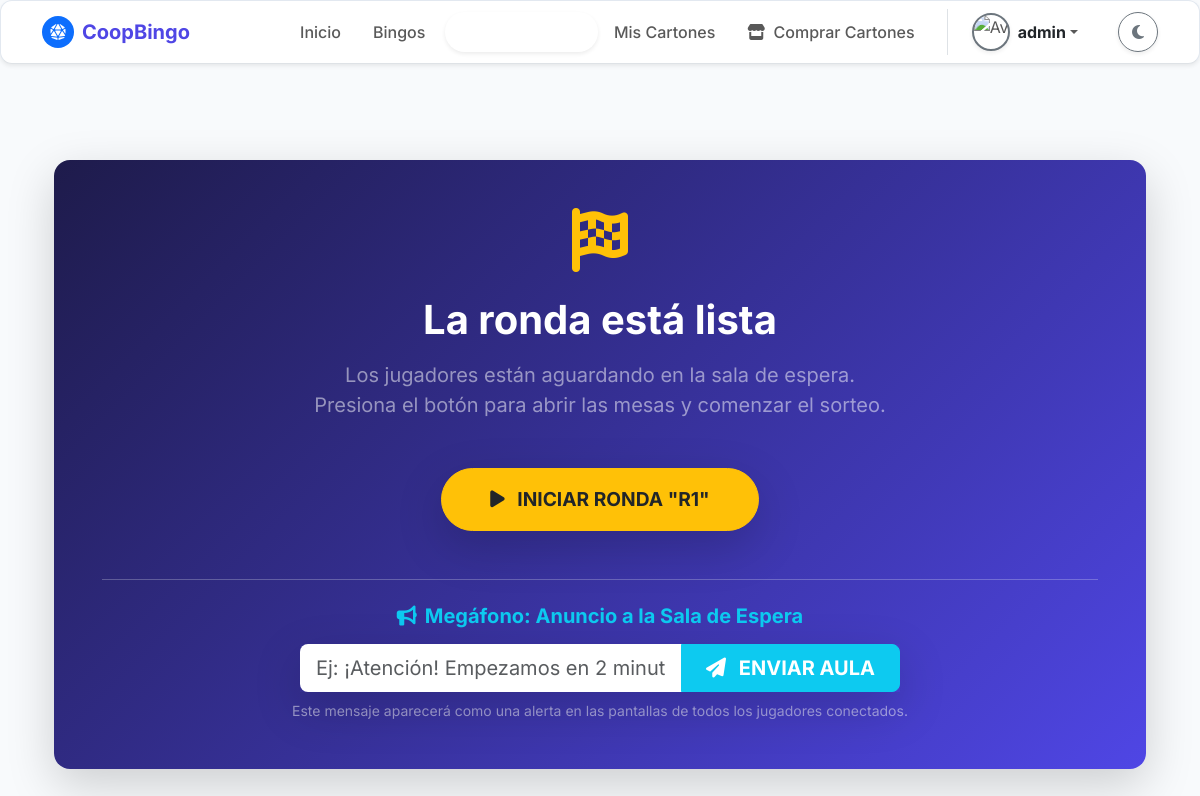
The app's page /juego/admin/tablero/7/ (signed in), older data.
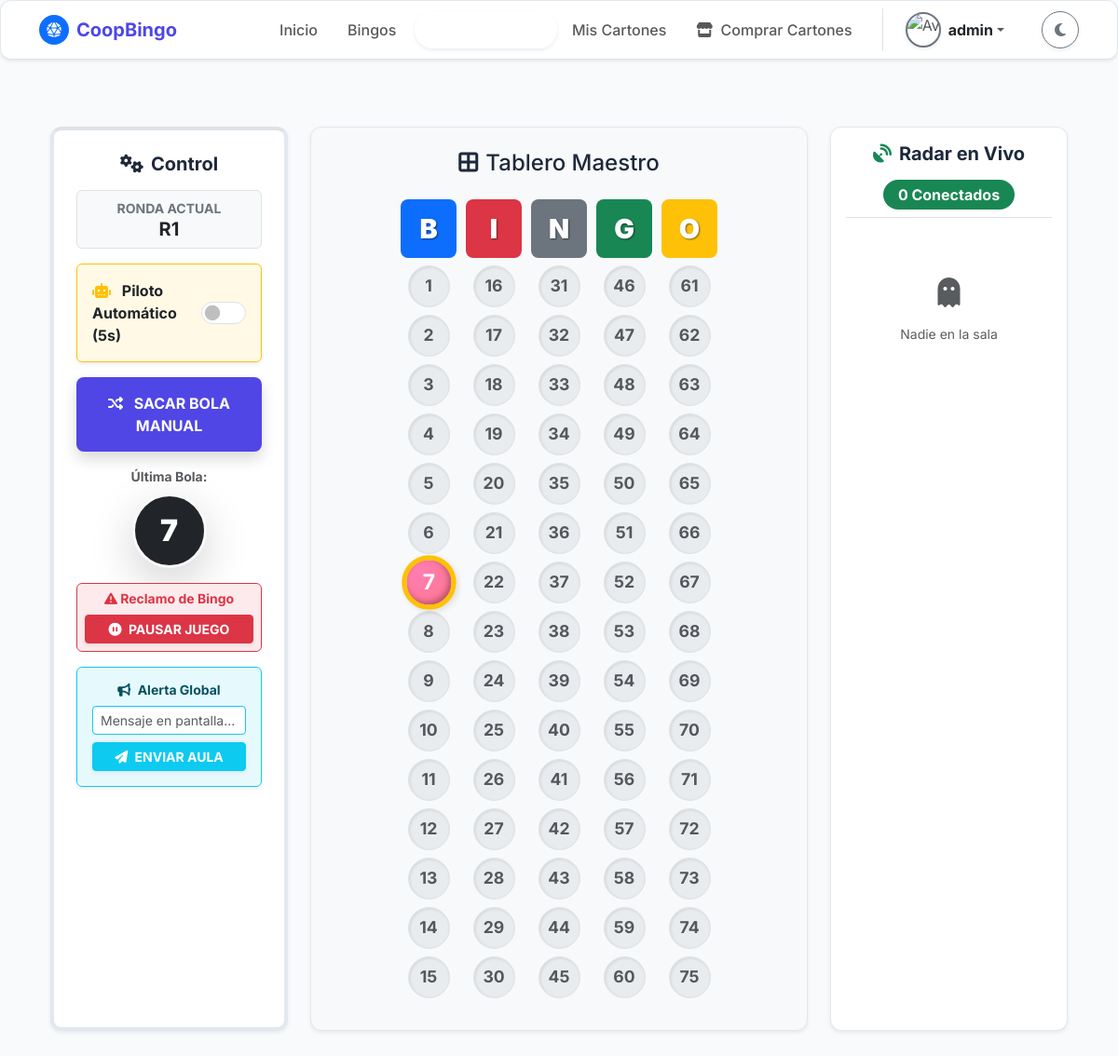
The same page, newer data.
### bingo/models.py (models this page shows, shortened)
class PartidaBingo(models.Model):
    ESTADO_PARTIDA_CHOICES = [
        ('Programada', 'Programada'),
        ('En Juego', 'En Juego'),
        ('Verificando', 'Verificando'),
        ('Desempate', 'Desempate'),
        ('Finalizada', 'Finalizada'),
    ]
    idpartidabingo = models.AutoField(primary_key=True)
    idbingo = models.ForeignKey(
        'Bingo',
        on_delete=models.PROTECT,
        db_column='idbingo',
        verbose_name="Evento de Bingo"
    )
    idjugadororganador = models.ForeignKey(
        'Jugador',
        on_delete=models.SET_NULL,
        null=True,
        blank=True,
        db_column='idjugadororganador',
        verbose_name="Jugador Organizador / Ganador"
    )
    nombreronda = models.CharField(
        max_length=100,
        verbose_name="Nombre de la Ronda"
    )
    valorefectivo = models.DecimalField(
        max_digits=10,
        decimal_places=2,
        validators=[MinValueValidator(Decimal('0.00'))],
        verbose_name="Premio en Efectivo"
    )
    valorpremio = models.DecimalField(
        max_digits=10,
        decimal_places=2,
        default=Decimal('0.00'),
        validators=[MinValueValidator(Decimal('0.00'))],
        verbose_name="Premio en Efectivo (Alias)"
    )
    premiomaterial = models.CharField(
        max_length=150,
        verbose_name="Premio Material"
    )
    estadopartida = models.CharField(
        max_length=20,
        choices=ESTADO_PARTIDA_CHOICES,
        default='Programada',
        verbose_name="Estado de la Partida"
    )
    bolascantadas = models.TextField(
        default='',
        verbose_name="Historial de Bolas Cantadas"
    )
    ultimabola = models.IntegerField(
        default=0,
        verbose_name="Última Bola Cantada"
    )
    haydesempate = models.BooleanField(
        null=True,
        blank=True,
        verbose_name="¿Hubo Desempate?"
    )
    idbingadores = models.TextField(
        null=True,
        blank=True,
        verbose_name="IDs de los Ganadores"
    )
    bolamayordesempate = models.IntegerField(
        null=True,
        blank=True,
        verbose_name="Bola Mayor (Desempate)"
    )
    horainicio = models.DateTimeField(
        verbose_name="Hora de Inicio"
    )
    horainiciopartida = models.DateTimeField(
        null=True,
        blank=True,
        verbose_name="Hora de Inicio de la Partida"
    )
    modalidad_victoria = models.CharField(
        max_length=50,
        default='Tabla Llena',
        verbose_name="Modalidad de Victoria"
    )
    estadopremiomaterial = models.CharField(
        max_length=20,
        default='Ninguno',
        verbose_name="Estado del Premio Material"
    )
    sorteodesempate = models.JSONField(
        default=dict,
        blank=True,
        null=True,
        verbose_name="Sorteo de Desempate"
    )
    horafin = models.DateTimeField(
        null=True,
        blank=True,
        verbose_name="Hora de Finalización"
    )
    @property
    def valorpremio_alias(self):
        return self.valorpremio
    @property
    def valorpremio(self):
        if self.valorefectivo is not None:
            try:
                return Decimal(self.valorefectivo)
            except (TypeError, ValueError, InvalidOperation):
                return self.valorefectivo
        if hasattr(self, '_valorpremio') and self._valorpremio is not None:
            try:
                return Decimal(self._valorpremio)
            except (TypeError, ValueError, InvalidOperation):
                return self._valorpremio
        return Decimal('0.00')
    @valorpremio.setter
    def valorpremio(self, value):
        try:
            self.valorefectivo = Decimal(value)
        except (TypeError, ValueError, InvalidOperation):
            self.valorefectivo = value
        try:
            self._valorpremio = Decimal(value)
        except (TypeError, ValueError, InvalidOperation):
            self._valorpremio = value
    @property
    def horainiciopartida_alias(self):
        return self.horainiciopartida or self.horainicio
    class Meta:
        db_table = 'PartidaBingo'
        verbose_name = 'Partida de Bingo'
        verbose_name_plural = 'Partidas de Bingo'

### bingo/views.py (the view, shortened to what this page needs)
@login_required
def tablero_admin(request, id_partida):
    if not request.user.is_staff:
        messages.error(
            request, "Acceso denegado. Zona exclusiva de administración.")
        return redirect('inicio')
    partida = get_object_or_404(PartidaBingo, idpartidabingo=id_partida)
    bolas_str = (partida.bolascantadas or '').replace('B', '').replace(
        'I', '').replace('N', '').replace('G', '').replace('O', '')
    bolas_llamadas = [int(b.strip())
                      for b in bolas_str.split(',') if b.strip().isdigit()]
    tablero_maestro = {
        'B': {'rango': range(1, 16),  'color': 'primary'},
        'I': {'rango': range(16, 31), 'color': 'danger'},
        'N': {'rango': range(31, 46), 'color': 'secondary'},
        'G': {'rango': range(46, 61), 'color': 'success'},
        'O': {'rango': range(61, 76), 'color': 'warning'},
    }
    jugadores_en_sala = Jugador.objects.filter(
        sesionjuego__idpartida=partida,
        sesionjuego__estadosesion='Activa',
    ).distinct().order_by('aliasjugador')
    contexto = {
        'partida': partida,
        'bolas_llamadas': bolas_llamadas,
        'tablero_maestro': tablero_maestro,
        'jugadores_en_sala': jugadores_en_sala,
    }
    return render(request, 'partida/tablero_admin.html', contexto)

### bingo/templates/partida/tablero_admin.html (shortened to what the changed rows need)
{% extends 'comunes/base.html' %}
{% load static %}
{% block extra_css %}
<link rel="stylesheet" href="{% static 'css/animaciones.css' %}">
{% endblock %}
{% block content %}
{% if partida.estadopartida == 'Programada' %}
<div class="container mt-5">
    <div class="card shadow-lg border-0 rounded-4 mb-4" style="background: linear-gradient(135deg, #1E1B4B 0%, #4F46E5 100%);">
        <div class="card-body text-white text-center p-5">
            <div class="mb-4">
                <i class="fas fa-flag-checkered fa-4x text-warning"></i>
            </div>
            <h1 class="fw-bold mb-3">La ronda está lista</h1>
            <p class="fs-5 text-white-50 mb-5">
                Los jugadores están aguardando en la sala de espera.<br>
                Presiona el botón para abrir las mesas y comenzar el sorteo.
            </p>
            <form method="post" action="{% url 'tablero_admin' partida.idpartidabingo %}">
                <button type="submit" class="btn btn-warning btn-lg fw-bold px-5 py-3 shadow-lg rounded-pill text-dark" style="font-size: 1.2rem;">
                    <i class="fas fa-play me-2"></i> INICIAR RONDA "{{ partida.nombreronda|upper }}"
                </button>
            </form>
            <div class="mt-5 pt-4 border-top border-light border-opacity-25 animate__animated animate__fadeInUp">
                <h5 class="text-info fw-bold mb-3"><i class="fas fa-bullhorn me-2"></i>Megáfono: Anuncio a la Sala de Espera</h5>
                <div class="input-group input-group-lg w-75 mx-auto shadow-lg" style="max-width: 600px;">
                    <input type="text" id="admin-mensaje-input" class="form-control border-0" placeholder="Ej: ¡Atención! Empezamos en 2 minutos..." autocomplete="off">
                    <button class="btn btn-info text-white fw-bold px-4" type="button" onclick="enviarMensajeAdmin(event)">
                        <i class="fas fa-paper-plane me-2"></i> ENVIAR AULA
                    </button>
                </div>
                <small class="text-white-50 mt-2 d-block">Este mensaje aparecerá como una alerta en las pantallas de todos los jugadores conectados.</small>
            </div>
        </div>
    </div>
</div>
{% endif %}
{% if partida.estadopartida == 'En Juego' %}
<div class="container-fluid py-4">
    <div class="row g-4">
        <div class="col-lg-3">
            <div class="card-minimalista p-3 p-md-4 shadow-sm h-100 border-top border-indigo border-4">
                <h5 class="fw-bold mb-3 text-center"><i class="fas fa-cogs text-indigo me-2"></i>Control</h5>
                <div class="bg-body-tertiary p-2 rounded mb-3 text-center border">
                    <span class="d-block text-secondary small fw-bold text-uppercase">Ronda Actual</span>
                    <h5 class="fw-bold text-body mb-0 text-truncate">{{ partida.nombreronda }}</h5>
                </div>
                <div class="form-check form-switch bg-warning bg-opacity-10 border border-warning rounded p-3 mb-3 d-flex justify-content-between align-items-center shadow-sm">
                    <label class="form-check-label fw-bold text-body m-0" for="switchAutoDraw" style="cursor: pointer;">
                        <i class="fas fa-robot text-warning me-2"></i> Piloto Automático (5s)
                    </label>
                    <input class="form-check-input fs-4 m-0" type="checkbox" role="switch" id="switchAutoDraw" onchange="toggleAutoDraw(this)" style="cursor: pointer;">
                </div>
                <button id="btn-sacar-bola" class="btn btn-indigo w-100 fw-bold py-3 mb-3 shadow" onclick="sacarSiguienteBola()">
                    <i class="fas fa-random me-2"></i> SACAR BOLA MANUAL
                </button>
                <div class="text-center mb-3">
                    <span class="d-block text-muted small fw-bold mb-2">Última Bola:</span>
                    <div id="bola-gigante-pantalla" class="d-inline-flex justify-content-center align-items-center bg-dark text-white rounded-circle shadow-lg" style="width: 80px; height: 80px; font-size: 2rem; font-weight: 900; border: 3px solid #f8f9fa;">
                        {{ partida.ultimabola|default:"--" }}
                    </div>
                </div>
                <div class="card border-danger mt-auto">
                    <div class="card-body text-center bg-danger bg-opacity-10 rounded p-2">
                        <h6 class="fw-bold text-danger small mb-2"><i class="fas fa-exclamation-triangle"></i> Reclamo de Bingo</h6>
                        <form method="GET" action="{% url 'desempate_admin' id_partida=partida.idpartidabingo %}">
                            <button type="submit" class="btn btn-danger btn-sm w-100 fw-bold shadow-sm">
                                <i class="fas fa-pause-circle me-1"></i> PAUSAR JUEGO
                            </button>
                        </form>
                    </div>
                </div>
                <div class="card border-info mt-3 shadow-sm">
                    <div class="card-body text-center bg-info bg-opacity-10 rounded p-3">
                        <h6 class="fw-bold text-info-emphasis mb-2 small"><i class="fas fa-bullhorn me-1"></i> Alerta Global</h6>
                        <div class="input-group input-group-sm mb-2">
                            <input type="text" id="admin-mensaje-input-juego" class="form-control border-info" placeholder="Mensaje en pantalla..." autocomplete="off">
                        </div>
                        <button type="button" class="btn btn-info btn-sm w-100 fw-bold text-white shadow-sm" onclick="enviarMensajeAdmin(event)">
                            <i class="fas fa-paper-plane me-1"></i> ENVIAR AULA
                        </button>
                    </div>
                </div>
            </div>
        </div>
        <div class="col-lg-6">
            <div class="card-minimalista p-3 p-md-4 shadow-sm h-100 bg-body-tertiary">
                <h4 class="animate__animated animate__fadeInDown text-center mb-4"><i class="fas fa-border-all me-2"></i>Tablero Maestro</h4>
                <div class="master-board">
                    {% for letra, datos in tablero_maestro.items %}
                    <div class="master-col">
                        <div class="master-header
                            {% if letra == 'B' %}bg-primary{% elif letra == 'I' %}bg-danger{% elif letra == 'N' %}bg-secondary{% elif letra == 'G' %}bg-success{% else %}bg-warning{% endif %}">
                            {{ letra }}
                        </div>
                        {% for numero in datos.rango %}
                            {% if numero in bolas_llamadas %}
                                <div id="bola-maestra-{{ numero }}" class="ball ball-called {% if numero == partida.ultimabola %}ball-latest{% endif %}">
                                    {{ numero }}
                                </div>
                            {% else %}
                                <div id="bola-maestra-{{ numero }}" class="ball ball-pending">
                                    {{ numero }}
                                </div>
                            {% endif %}
                        {% endfor %}
                    </div>
                    {% endfor %}
                </div>
            </div>
        </div>
        <div class="col-lg-3">
            <div class="card-minimalista p-3 shadow-sm h-100 bg-body">
                <h5 class="fw-bold text-center mb-3"><i class="fas fa-satellite-dish text-success me-2"></i>Radar en Vivo</h5>
                <div class="text-center mb-3 pb-2 border-bottom">
                    <span class="badge bg-success px-3 py-2 rounded-pill fs-6"><span id="contador-conectados">{{ jugadores_en_sala.count|default:"0" }}</span> Conectados</span>
                </div>
                <div class="flex-grow-1 overflow-auto" style="max-height: 60vh;">
                    <div class="list-group list-group-flush" id="lista-jugadores-conectados" role="list">
                        {% for j in jugadores_en_sala %}
                        <div class="list-group-item bg-transparent text-body d-flex align-items-center py-2 px-1 border-0 border-bottom border-light" role="listitem">
                            <div class="text-white rounded-circle d-flex justify-content-center align-items-center me-2 flex-shrink-0"
                                 style="width: 30px; height: 30px; font-weight: bold; background-color: #4F46E5; font-size: 0.85rem;">
                                {{ j.aliasjugador|slice:":1"|upper }}
                            </div>
                            <span class="fw-bold text-truncate" style="font-size: 0.9rem;">{{ j.aliasjugador }}</span>
                        </div>
                        {% empty %}
                        <div class="list-group-item bg-transparent border-0 text-center text-body-secondary py-5" role="listitem">
                            <i class="fas fa-ghost fs-2 mb-3 text-muted d-block" aria-hidden="true"></i>
                            <small>Nadie en la sala</small>
                        </div>
                        {% endfor %}
                    </div>
                </div>
            </div>
        </div>
    </div>
</div>
{% endif %}
{% endblock %}

Row changes from the older to the newer data that the page shows:
changed PartidaBingo: estadopartida "Programada" → "En Juego" (drawn); ultimabola (not shown) → "7"
Text that changed along with them:
form field value: (not shown) → "☐"
{{ jugadores_en_sala.count|default:"0" }}: (not shown) → "0"
text no longer shown: "La ronda está lista Los jugadores están aguardando en la sala de espera. Presiona el botón para abrir las mesas y comenzar el sorteo. INICIAR RONDA \" \" Megáfono: Anuncio a la Sala de Espera Este mensaje aparecerá como una alerta en las pantallas de todos los jugadores conectados."
text now shown: "Control RONDA ACTUAL Piloto Automático (5s) SACAR BOLA MANUAL Última Bola: Reclamo de Bingo PAUSAR JUEGO Alerta Global Tablero Maestro Radar en Vivo Conectados Nadie en la sala"
new list line: "B 1 2 3 4 5 6 7 8 9 10 11 12 13 14 15"
new list line: "I 16 17 18 19 20 21 22 23 24 25 26 27 28 29 30"
new list line: "N 31 32 33 34 35 36 37 38 39 40 41 42 43 44 45"
new list line: "G 46 47 48 49 50 51 52 53 54 55 56 57 58 59 60"
new list line: "O 61 62 63 64 65 66 67 68 69 70 71 72 73 74 75"
